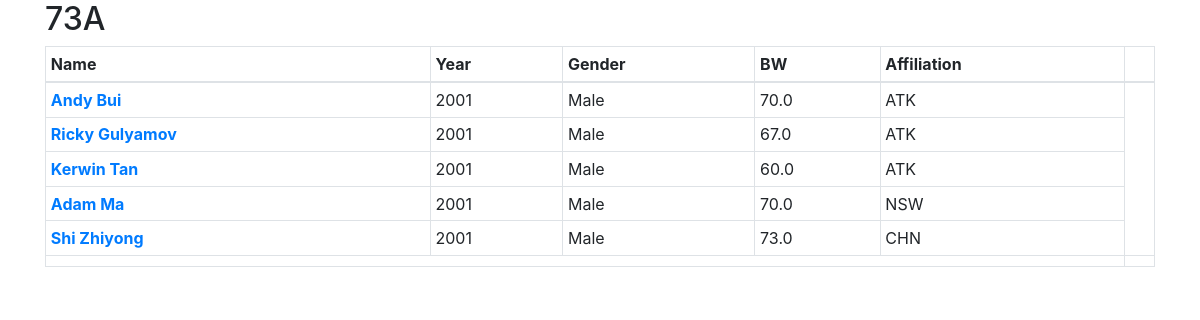
Page /meet/2/17/manage/ on the earlier database version.
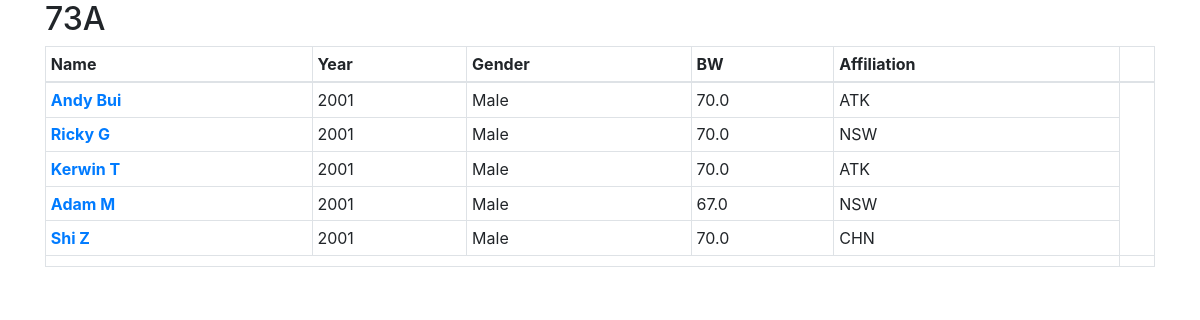
Same page on the later database version.
### session/models.py (models this page shows, shortened)
class Session(models.Model):
    meet = models.ForeignKey("meet.Meet", on_delete=models.CASCADE)
    bodyweight = models.IntegerField()
    letter = models.CharField(max_length=1)
    start_time = models.TimeField(auto_now=False, auto_now_add=False)
    def __str__(self):
        return str(self.bodyweight) + self.letter

class Athlete(models.Model):
    session = models.ForeignKey("Session", on_delete=models.CASCADE)
    name = models.CharField(max_length=60)
    date_of_birth = models.DateField()
    gender = models.BooleanField()
    bodyweight = models.FloatField()
    affiliation = models.CharField(max_length=3)
    next_attempt = models.IntegerField(default=1)
    next_weight = models.IntegerField(default=999)

### session/views/session.py (the view)
# urls.py: path('manage/', session.manage, name='manage'),
def manage(request, meet_id, session_id):
    session = get_object_or_404(Session, pk=session_id)
    if session.meet.id != meet_id:
        raise Http404("Session not found!")
    athletes_list = session.athlete_set.all()
    form = UpdateAthleteForm()
    context = {
        'session': session,
        'athletes_list': athletes_list,
        'form':form
    }
    return render(request, 'session/manage.html', context)

### session/templates/session/manage.html (shortened to what this page needs)
{% extends 'main/base.html' %}
{% load crispy_forms_tags %}
{% block content %}
<h2>{{ session }}</h2>
    <table class="table table-hover table-bordered table-sm">
        <thead>
            <tr>
                <th>Name</th>
                <th>Year</th>
                <th>Gender</th>
                <th>BW</th>
                <th>Affiliation</th>
                <th colspan="2"></th>
            </tr>
        </thead>
        <tbody>
        {% if athletes_list %}
            {% for athlete in athletes_list %}
                <tr>
                    <th><a href="#">{{ athlete.name }}</a></th>
                    <td>{{ athlete.date_of_birth.year }}</td>
                    <td>
                        {% if athlete.gender %}
                            Male
                        {% else %}
                            Female
                        {% endif %}
                    </td>
                    <td>{{ athlete.bodyweight }}</td>
                    <td>{{ athlete.affiliation }}</td>
                </tr>
            {% endfor %}
        {% else %}
            <tr><td colspan="6"> No athletes to show for the {{session}} session! </td></tr>
        {% endif %}
        <tbody>
        <tfoot>
            <tr>
                <th colspan="6">
                <th>
            </tr>
        </tfoot>
    </table>
    {% endblock %}

### main/templates/main/base.html (shortened to what this page needs)
<!doctype html>
<html lang="en">
<head>
    <link rel="stylesheet" href="https://stackpath.bootstrapcdn.com/bootstrap/4.4.1/css/bootstrap.min.css">
</head>
<body>
    <div class="container">
        {% block content %}
        {% endblock %}
    </div>
</body>
</html>

Differences in the rows shown:
removed Athlete: name "Ricky Gulyamov", date_of_birth.year "2001", gender "Male", bodyweight "67.0", affiliation "ATK"
removed Athlete: name "Kerwin Tan", date_of_birth.year "2001", gender "Male", bodyweight "60.0", affiliation "ATK"
removed Athlete: name "Adam Ma", date_of_birth.year "2001", gender "Male", bodyweight "70.0", affiliation "NSW"
removed Athlete: name "Shi Zhiyong", date_of_birth.year "2001", gender "Male", bodyweight "73.0", affiliation "CHN"
added Athlete: name "Ricky G", date_of_birth.year "2001", gender "Male", bodyweight "70.0", affiliation "NSW"
added Athlete: name "Kerwin T", date_of_birth.year "2001", gender "Male", bodyweight "70.0", affiliation "ATK"
added Athlete: name "Adam M", date_of_birth.year "2001", gender "Male", bodyweight "67.0", affiliation "NSW"
added Athlete: name "Shi Z", date_of_birth.year "2001", gender "Male", bodyweight "70.0", affiliation "CHN"
